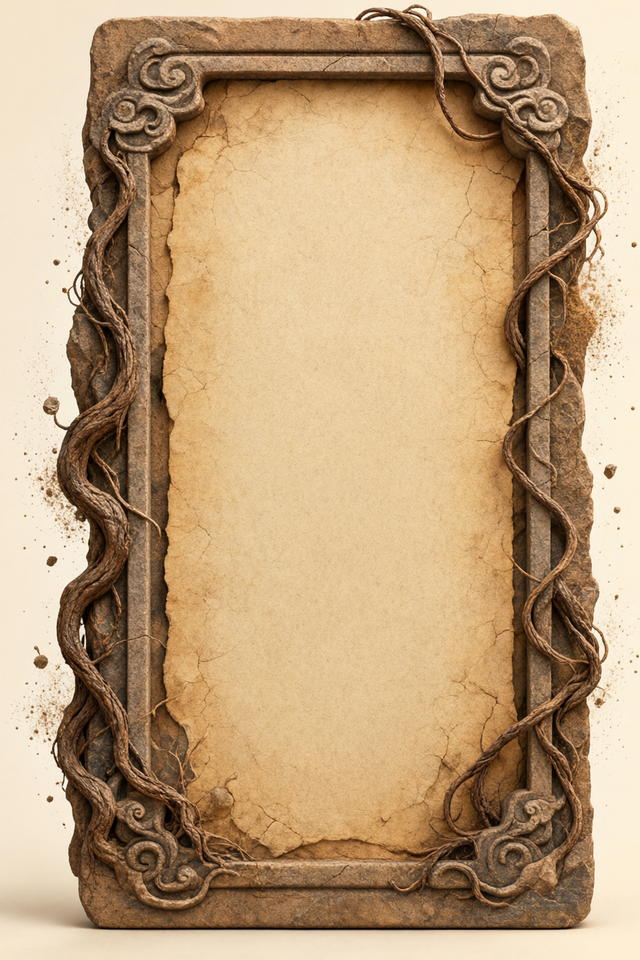
#> input picture tools/talisman_card_src/talisman_card_earth.png, 640 x 960 px
$ python -i prep_match_facility.py   (imports and definitions only)
#> lines starting #> are read from the running program, lines starting #| are printed output that depends on the picture
### tools/mat_icon_plate.py
#!/usr/bin/env python
# -*- coding: utf-8 -*-
"""执烛那 13 张「带深蓝圆角底板」图标的抠图工具，两条路。

【结论】底板是手绘的、影/墨物件和底板在同一个深蓝域 —— **像素算法抠不干净**，
最后靠「图生图只换背景成洋红 → 键色收片」解决。四轮算法的失败数字留在下面，别再来一遍。

路线 A `matte()`（暖色物件可用，本次只有 `tr_zhizhu_ling.png` 走这条：83.5%→54.1%、0 漏洞）：
  1) 靠边一圈拟合二次多项式 + 径向项（牌心有辉光，纯 xy 多项式拟合不出来）；
  2) 粗轮廓内部挖空，只留实测底板像素，在 1/8 网格解 Laplace（Jacobi 松弛）重建牌面；
  3) **σ=1.2px 模糊后才比色**：纸纹被平均掉（残差 ~0.3），物件的大尺度色差留着；
  4) 阈值按本图底板带残差分位数现算；背景只从四边灌入（物件暗芯不被打穿）；
  5) alpha = 掩膜高斯羽化。**不能**把色距 ramp 也乘进 alpha —— 底板像素会拿到 ~89 的半透明，
     浅底上一铺就是一个灰方块（烛泪坠实测 alpha 加权 40.2% / 实心 13.6%）。
  已实测**不成立**的三条判据：滞后双阈值（烛泪坠 80.1% 全留）、纹理（底板局部高频 p90=36
  > 刀身暗侧中位 12.1，噪声尾部盖过笔触）、轮廓当墙（加与不加数字一模一样，暗刀身到牌面是渐变）。

路线 B `--key`（其余 12 张走这条，全部一次通过）：
  图生图只换背景 → `vibe_images/icon_<名>_key_*.png` → `key_magenta()` 键色收片。
  两个必须的做法（都是量出来的，见 docs/执烛待生成美术_提示词.md §9）：
   - **颜色从最近实心像素搬，不反解**：反解 `观测=真色×(1-k)+键色×k` 在冷银/白热边上过冲偏绿，
     照骨/投晷/缚影的羽化带 36~40% 偏绿（实心区 0.00%）；搬色后 2~13%。
   - **去紫偏**：模型会顺键色把墨迹画成紫罗兰（踏灯可见区中位 (40,21,60)，原设计蓝黑）。
     判据取「r 和 b **同时**高于 g」那部分一起减 —— 暖铜/皮肤/纯蓝墨都不满足，不受影响。

用法：
  python tools/mat_icon_plate.py                      # 路线 A 预览（装备那批）
  python tools/mat_icon_plate.py --all --write        # 路线 A 真改（先备份）
  python tools/mat_icon_plate.py --key --all          # 路线 B 预览键色重出件
  python tools/mat_icon_plate.py --key --all --write  # 路线 B 落盘
"""
import argparse
import glob
import os
import shutil

import numpy as np
from PIL import Image
from scipy import ndimage

ROOT = os.path.dirname(os.path.dirname(os.path.abspath(__file__)))
ICON = os.path.join(ROOT, "assets", "ui", "icon")

# 用户点名的「装备/材料」那批
EQUIP = [
    "equip_changye_ren.png", "equip_zhului_zhui.png", "mat_zhaoying_zhulei.png",
    "soul_zhizhu.png", "tr_zhizhu_ling.png",
]
# 同一批出图的功法图标，底板一模一样
SKILLS = [
    "skill_shadow_cut.png", "skill_shadow_reach.png", "skill_shadow_bind.png",
    "skill_shadow_step.png", "skill_shadow_dim.png", "skill_shadow_beam.png",
    "skill_shadow_split.png", "skill_shadow_longnight.png", "skill_shadow_lamp.png",
]

BLUR = 1.2          # 比色前的平滑半径：要大到吃掉纸纹，小到不糊掉物件轮廓
KEY_SPAN = 150.0    # 自动键色的软过渡跨度（欧氏距离单位），越大边缘越软
COARSE = 8          # 底板重建的粗网格倍率
JACOBI = 900        # Laplace 松弛轮数
RIM_ERODE = 4       # 圆角牌四边斜口高光带宽度（像素），按牌形硬切
FEATHER = 1.1       # 掩膜羽化半径：给 2~3px 软边，不留锯齿
CLOS = 7            # 剪影闭运算半径：深色物件的中调常被判成牌色，缺口要能自己封回去
WALL_K = 1.6        # 边缘墙阈值 = 牌面自身梯度 p99.5 × 这个倍数
HF_SIGMA = 1.6      # 高频提取：原图减去这个半径的高斯，只留笔触/颗粒这一层
HF_BOX = 7          # 局部高频能量的统计窗口
TEX_K = 1.4         # 纹理阈值 = 底板带局部高频 p97 × 这个倍数


# [68 lines left out: functions _poly_basis, _border_band, _plate_poly, _harmonic_fill, _flood_from_border, not called in this run]


# 逐张阈值倍数：底板噪声/辉光每张不同，统一倍数会在某几张上留牌雾或啃掉物件。
# 数值由 --lo 扫描 + 实心/alpha 加权占比与肉眼对照共同定的，见 docs/执烛待生成美术_提示词.md §9。
KLO = {}


# [4 lines left out: function _klo, not called in this run]


def _disk(r):
    y, x = np.ogrid[-r:r + 1, -r:r + 1]
    return (x * x + y * y) <= r * r


# [78 lines left out: function matte, not called in this run]


VIBE = os.path.join(ROOT, "vibe_images")


# [40 lines left out: functions detect_key, key_auto, _finish_key, not called in this run]


def key_magenta(im, edge_prop_px=0):
    """洋红键色抠图：alpha 由键色浓度算，颜色按「离实心多远」分两种口径。

    反解 `观测 = 真色×(1-k) + 键色×k` 在亮边（冷银/白热）上会过冲到偏绿：
    实测 beam/reach/bind 的羽化带里 36~40% 的像素偏绿，而实心区 0.00%。
    但**全程搬色又会毁掉半透明光晕** —— 光晕的颜色被换成最近实心像素的浅石灰，
    整圈发白（万界棋坛实机截图里抓到的就是这个）。
    所以：紧贴轮廓 edge_prop_px 窄带搬色，深处的半透明区反解。
    edge_prop_px=0 = 沿用图标那批的旧口径（<=24px 搬色，之外反解）。
    """
#> called with edge_prop_px = 0
    a = np.asarray(im.convert("RGB"), np.float64)
    k = np.clip((((a[..., 0] + a[..., 2]) * 0.5 - a[..., 1]) - 30.0) / 70.0, 0.0, 1.0)
#> k: shape (960, 640) float64; every value is 0
    alpha = (1.0 - k) * 255.0
#> alpha: shape (960, 640) float64; every value is 255
    alpha[k >= 0.995] = 0.0
    solid = k <= 0.02
#> solid: shape (960, 640) bool; every value is 1
    idx = ndimage.distance_transform_edt(~solid, return_distances=False, return_indices=True)
    prop = a[tuple(idx)]
    d = ndimage.distance_transform_edt(~solid)
    keyc = np.array([255.0, 8.0, 255.0])
    inv = 1.0 / np.maximum(1.0 - k, 1e-3)
#> inv: shape (960, 640) float64; every value is 1
    unpre = np.clip((a - keyc[None, None, :] * k[..., None]) * inv[..., None], 0, 255)
    # 紧贴轮廓的窄带搬色（压掉品红硬边），更深的半透明区留给反解（保住光晕本色）。
    # edge_prop_px=0 时退回「全程搬色、>24px 才反解」—— 图标那批的既有口径。
    band = (d <= float(edge_prop_px)) if edge_prop_px > 0 else (d <= 24.0)
    rgb = np.where(band[..., None], prop, unpre)
    # 去紫偏：生图模型会顺着键色把墨迹画成紫罗兰（实测 skill_shadow_step 可见区中位色
    # (40,21,60)，原设计是蓝黑）。判据 = r 和 b **同时**高于 g 的那部分，两者一起减掉。
    # 暖铜 (150,100,60)、皮肤 (200,160,140)、纯蓝墨 (20,25,60) 都不满足「双双高于 g」，不受影响。
    exc = np.minimum(rgb[..., 0] - rgb[..., 1], rgb[..., 2] - rgb[..., 1])
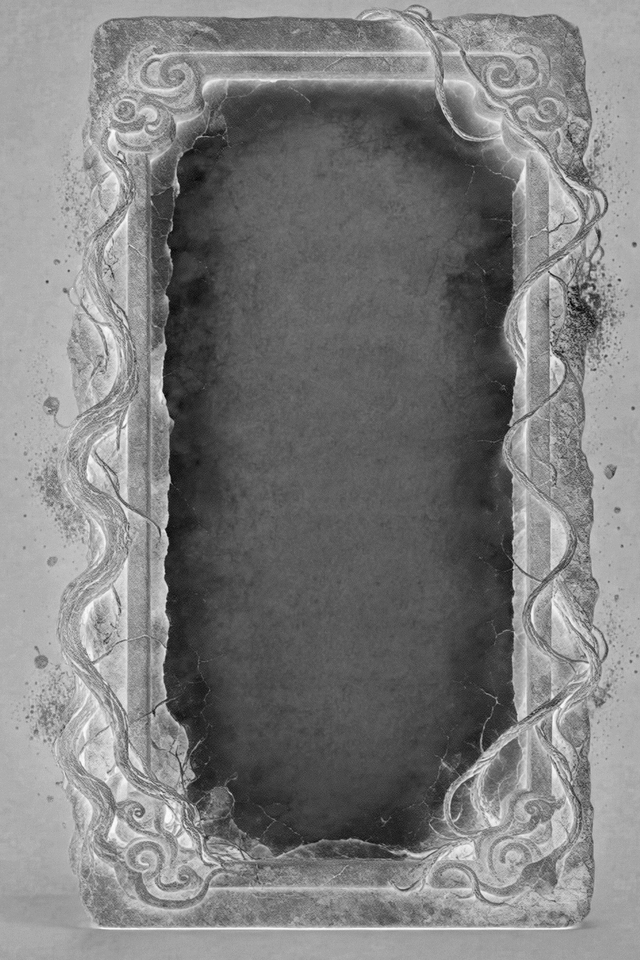
#> exc: shape (960, 640) float64; min -73, max 2, mean -35.92; drawn with min black and max white
    pull = np.clip(exc - 8.0, 0.0, 90.0) * 0.80 * (alpha > 0)
    rgb[..., 0] = np.clip(rgb[..., 0] - pull, 0, 255)
    rgb[..., 2] = np.clip(rgb[..., 2] - pull * 0.55, 0, 255)
    return Image.fromarray(np.dstack([rgb, alpha]).astype(np.uint8), "RGBA")


# [145 lines left out: functions key_to_icon, run_key, _cell, main, not called in this run]


# [2 lines that do not run on import are left out]

### tools/prep_match_facility.py
#!/usr/bin/env python
# -*- coding: utf-8 -*-
"""万界棋坛（卡片自走棋入口，facility_id = "match"）主城地标收片。

现役是场景里一块 120×80 的青色 ColorRect 占位，art_db 里连 facility_match 条目都没有
→ get_facility_visual("match") 一路回落到 facility_generic。这张脚本把它换成正式地标。

管线和图标那批同一套（见 tools/mat_icon_plate.py 的 key_magenta：搬色不反解 + 去紫偏），
只是最后放进 **2048²** 画布并按现有 9 张设施的内容高占比对齐，因为
skin_visual._apply_auto_fit 读的是非透明区域高度，target_length 才是显示高度。

用法：
  python tools/prep_match_facility.py                 # 只出对照表，不落盘
  python tools/prep_match_facility.py --write         # 落盘 assets/scenes/facilities/match.png
  python tools/prep_match_facility.py --pick v4       # 换候选
"""
import argparse
import glob
import os
import shutil
import sys

import numpy as np
from PIL import Image

ROOT = os.path.dirname(os.path.dirname(os.path.abspath(__file__)))
sys.path.insert(0, os.path.join(ROOT, "tools"))
from mat_icon_plate import key_magenta, VIBE  # noqa: E402

OUT = os.path.join(ROOT, "assets", "scenes", "facilities", "match.png")
FAC = os.path.join(ROOT, "assets", "scenes", "facilities")
CANVAS = 2048
# 现有 9 张的非透明内容高占比 0.56~0.93，中位约 0.74（arena/alchemy/forge/warehouse 都在这附近）
TARGET_H = 0.74
# 轮廓搬色带宽。0 = 沿用图标那批的口径（<=24px 搬色、之外反解）。
# 实测收窄到 4~6px 会让光晕走反解、而反解在淡紫底光上过冲成**纯绿**（中位 (140,255,204)、63.6% 偏绿），
# 所以这里保持 0， pale 的问题交给 grade_glow 统一配色解决。
EDGE_PROP = 0


GLOW_LO = 8         # 光晕带的 alpha 下界
GLOW_HI = 230       # 上界：物件轮廓的羽化边也在这带里，一起校正好
REF_GLOWS = ["arena", "memory", "tower", "gateway", "warehouse"]


def glow_reference():
    """现有地标光晕的中位色 —— 在运行时量，不写死，换参照件会自动跟。"""
    acc = []
    for f in REF_GLOWS:
        p = os.path.join(FAC, f + ".png")
        if not os.path.exists(p):
            continue
        a = np.asarray(Image.open(p).convert("RGBA")).astype(np.float64)
        m = (a[..., 3] > GLOW_LO) & (a[..., 3] <= 120)
        if m.sum() < 500:
            continue
        acc.append(np.median(a[m][:, :3], axis=0))
    if not acc:
#> (the run stopped early here; a loop or call above may not have finished)
